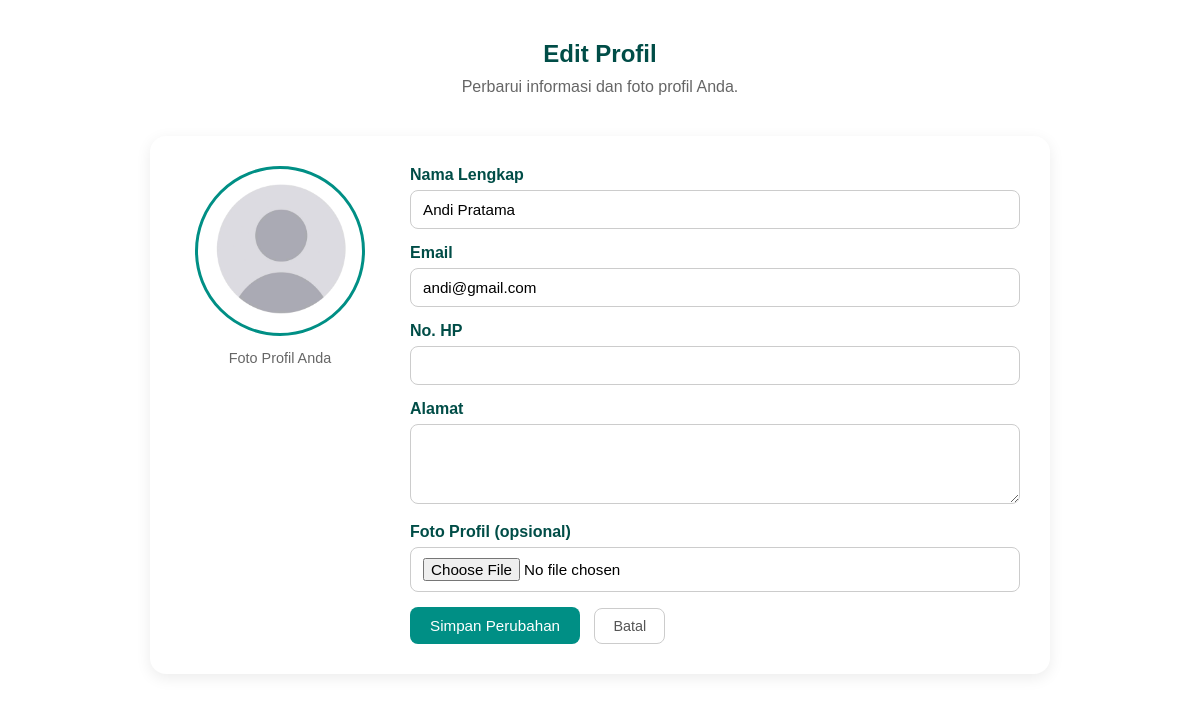
Page /edit_profil.php (signed in) on the committed database.
### tables this page shows
CREATE TABLE `users` (
  `user_id` int(11) NOT NULL,
  `nama` varchar(100) DEFAULT NULL,
  `email` varchar(100) DEFAULT NULL,
  `password` varchar(255) DEFAULT NULL,
  `role` enum('dokter','pasien') DEFAULT NULL,
  `no_hp` varchar(20) DEFAULT '-',
  `alamat` text DEFAULT NULL,
  `foto` varchar(255) DEFAULT 'default.png'
);

### edit_profil.php (the view, shortened to what this page needs)
<?php
include 'connection.php';
$user_id = isset($_SESSION['user_id']) ? $_SESSION['user_id'] : $_SESSION['id_pasien'];
$sql  = "SELECT * FROM users WHERE user_id = '$user_id'";
$query = mysqli_query($conn, $sql);
$user  = mysqli_fetch_assoc($query);
$nama   = $user['nama'] ?? '';
$email  = $user['email'] ?? '';
$no_hp  = $user['no_hp'] ?? '';
$alamat = $user['alamat'] ?? '';
$foto   = $user['foto'] ?: 'default.png';
$foto_path = 'asset/image/profil/' . $foto;
?>
<!DOCTYPE html>
<html lang="id">
<head>
    <link rel="stylesheet" href="asset/css/style.css">
</head>
<body>
<main>
    <section style="padding: 40px 10%;">
        <h1 style="text-align:center; color:#004d47; margin-bottom:10px;">Edit Profil</h1>
        <p style="text-align:center; color:#666; margin-bottom:20px;">
            Perbarui informasi dan foto profil Anda.
        </p>
        <div class="edit-wrapper">
            <div class="edit-photo">
                <img src="<?= $foto_path ?>" alt="Foto Profil">
                <p>Foto Profil Anda</p>
            </div>
            <div class="edit-form">
                <form method="POST" enctype="multipart/form-data">
                    <div class="form-group">
                        <label>Nama Lengkap</label>
                        <input type="text" name="nama" value="<?= $nama ?>" required>
                    </div>
                    <div class="form-group">
                        <label>Email</label>
                        <input type="email" name="email" value="<?= $email ?>" required>
                    </div>
                    <div class="form-group">
                        <label>No. HP</label>
                        <input type="text" name="no_hp" value="<?= $no_hp ?>">
                    </div>
                    <div class="form-group">
                        <label>Alamat</label>
                        <textarea name="alamat"><?= $alamat ?></textarea>
                    </div>
                    <div class="form-group">
                        <label>Foto Profil (opsional)</label>
                        <input type="file" name="foto" accept="image/*">
                    </div>
                    <button type="submit" class="btn-save">Simpan Perubahan</button>
                    <a href="profil.php" class="btn-cancel">Batal</a>
                </form>
            </div>
        </div>
    </section>
</main>
</body>
</html>

### asset/css/style.css (style rules this page uses)
* { margin: 0; padding: 0; box-sizing: border-box; font-family: "Poppins", sans-serif; }
html { scroll-behavior: smooth; }

### edit_profil.php (style rules this page uses)
.edit-wrapper { max-width: 900px; margin: 40px auto 60px; background: #ffffff; padding: 30px; border-radius: 16px; box-shadow: 0 4px 15px rgba(0,0,0,0.08); display: flex; gap: 30px; align-items: flex-start; }
.edit-photo { flex: 0 0 200px; text-align: center; }
.edit-photo img { width: 170px; height: 170px; border-radius: 50%; object-fit: cover; border: 3px solid #008f85; }
.edit-photo p { margin-top: 10px; font-size: 0.9rem; color: #666; }
.edit-form { flex: 1; }
.edit-form .form-group { margin-bottom: 15px; }
.edit-form label { display: block; margin-bottom: 6px; font-weight: 600; color: #004d47; }
.edit-form input, .edit-form textarea { width: 100%; padding: 10px 12px; border-radius: 8px; border: 1px solid #ccc; font-family: inherit; font-size: 0.95rem; }
.edit-form textarea { resize: vertical; min-height: 80px; }
.btn-save { background: #008f85; color: white; border: none; padding: 10px 20px; border-radius: 8px; font-size: 0.95rem; cursor: pointer; margin-right: 10px; transition: 0.3s; }
.btn-cancel { display: inline-block; padding: 9px 18px; border-radius: 8px; border: 1px solid #ccc; text-decoration: none; color: #555; font-size: 0.9rem; }

### rows in the picture
users: foto (placeholder picture), nama "Andi Pratama", email "andi@gmail.com"
